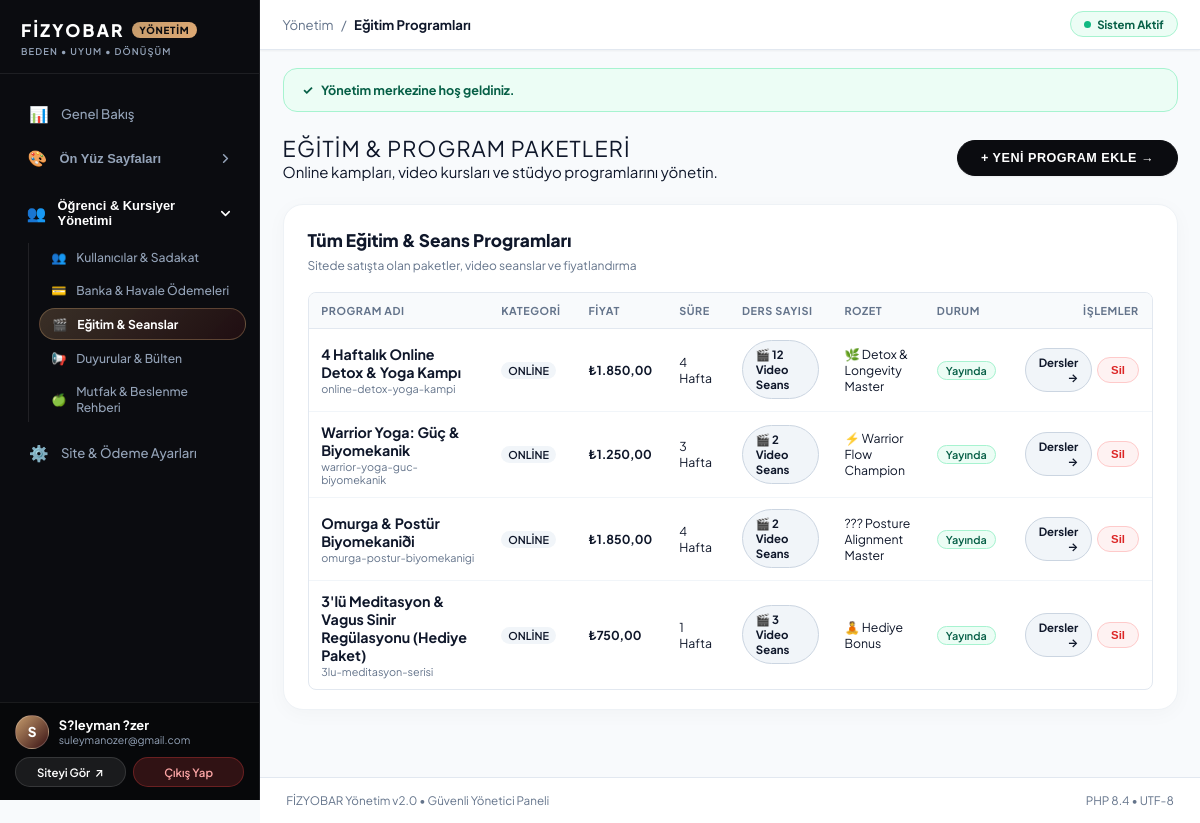
The app's page /en/xpanel/courses (signed in) with its own data.
### tables this page shows
CREATE TABLE `users` (
  `id` int(10) unsigned NOT NULL AUTO_INCREMENT,
  `full_name` varchar(150) NOT NULL,
  `email` varchar(191) NOT NULL,
  `phone` varchar(50) DEFAULT NULL,
  `password_hash` varchar(255) NOT NULL,
  `role` enum('admin','student') NOT NULL DEFAULT 'student',
  `status` enum('active','inactive','suspended') NOT NULL DEFAULT 'active',
  `created_at` datetime NOT NULL DEFAULT current_timestamp(),
  `updated_at` datetime NOT NULL DEFAULT current_timestamp() ON UPDATE current_timestamp(),
  PRIMARY KEY (`id`),
  UNIQUE KEY `email` (`email`)
);

CREATE TABLE `courses` (
  `id` int(10) unsigned NOT NULL AUTO_INCREMENT,
  `title` varchar(255) NOT NULL,
  `slug` varchar(191) NOT NULL,
  `subtitle` varchar(255) DEFAULT NULL,
  `description` text DEFAULT NULL,
  `category` enum('online','studio','workshop') NOT NULL DEFAULT 'online',
  `price` decimal(10,2) NOT NULL DEFAULT 0.00,
  `duration_weeks` int(10) unsigned NOT NULL DEFAULT 4,
  `badge_title` varchar(100) DEFAULT 'Yeni BaÅŸlayan',
  `badge_icon` varchar(50) DEFAULT 'ğŸŒ±',
  `image_url` varchar(255) DEFAULT NULL,
  `is_featured` tinyint(1) NOT NULL DEFAULT 0,
  `is_active` tinyint(1) NOT NULL DEFAULT 1,
  `sort_order` int(11) NOT NULL DEFAULT 0,
  `created_at` datetime NOT NULL DEFAULT current_timestamp(),
  `updated_at` datetime NOT NULL DEFAULT current_timestamp() ON UPDATE current_timestamp(),
  PRIMARY KEY (`id`),
  UNIQUE KEY `slug` (`slug`)
);

### app/Views/pages/xpanel/courses.php (the view, shortened to what the rows shown need)
<?php
require __DIR__ . '/layout_top.php';
?>
<div style="display: flex; justify-content: space-between; align-items: center; margin-bottom: 1.5rem; flex-wrap: wrap; gap: 1rem;">
    <div>
        <h1 style="font-size: 1.45rem; font-weight: 400; color: var(--black); text-transform: uppercase; letter-spacing: 0.05em;">
            Eğitim & Program Paketleri
        </h1>
        <p style="color: var(--text-muted); font-size: var(--font-sm);">
            Online kampları, video kursları ve stüdyo programlarını yönetin.
        </p>
    </div>
    <button type="button" onclick="document.getElementById('newCourseFormModal').style.display='flex';" class="xp-btn-pill-primary">
        + YENİ PROGRAM EKLE &rarr;
    </button>
</div>
<div class="xp-table-card">
    <div class="xp-table-header-bar">
        <div>
            <h2 style="font-size: 1.15rem; font-weight: 800; color: #0f172a; margin: 0 0 0.2rem 0;">
                Tüm Eğitim &amp; Seans Programları
            </h2>
            <span style="font-size: 0.8rem; color: #64748b;">
                Sitede satışta olan paketler, video seanslar ve fiyatlandırma
            </span>
        </div>
    </div>
    <div class="xpanel-table-wrap">
        <table class="xpanel-table">
            <thead>
                <tr>
                    <th style="min-width: 180px;">Program Adı</th>
                    <th style="width: 100px;">Kategori</th>
                    <th style="width: 100px;">Fiyat</th>
                    <th style="width: 90px;">Süre</th>
                    <th style="width: 140px;">Ders Sayısı</th>
                    <th style="width: 130px;">Rozet</th>
                    <th style="width: 110px;">Durum</th>
                    <th style="text-align: right; width: 130px;">İşlemler</th>
                </tr>
            </thead>
            <tbody>
                <?php foreach ($courses as $c): ?>
                    <tr>
                        <td>
                            <strong style="color: #0f172a; font-size: 0.95rem; display: block;"><?= e($c['title']) ?></strong>
                            <div style="font-size: 0.72rem; color: #64748b; margin-top: 1px;"><?= e($c['slug']) ?></div>
                        </td>
                        <td><span style="text-transform: uppercase; font-size: 0.72rem; background: #f1f5f9; padding: 2px 7px; border-radius: 999px; font-weight: 600;"><?= e($c['category']) ?></span></td>
                        <td><strong>₺<?= number_format((float)$c['price'], 2, ',', '.') ?></strong></td>
                        <td><?= (int)$c['duration_weeks'] ?> Hafta</td>
                        <td>
                            <a href="<?= url('/xpanel/courses/' . $c['id'] . '/lessons') ?>" class="xp-btn-action-pill xp-btn-action-edit">
                                🎬 <?= (int)$c['lesson_count'] ?> Video Seans
                            </a>
                        </td>
                        <td><?= e($c['badge_icon']) ?> <?= e($c['badge_title']) ?></td>
                        <td>
                            <?= $c['is_active'] ? '<span style="color:#065f46; background:#ecfdf5; border: 1px solid #a7f3d0; padding:2px 8px; font-size:0.72rem; border-radius:999px; font-weight:600;">Yayında</span>' : '<span style="color:#64748b; background:#f1f5f9; padding:2px 8px; font-size:0.72rem; border-radius:999px;">Pasif</span>' ?>
                        </td>
                        <td style="text-align: right;">
                            <div style="display: inline-flex; gap: 0.35rem; align-items: center; justify-content: flex-end;">
                                <a href="<?= url('/xpanel/courses/' . $c['id'] . '/lessons') ?>" class="xp-btn-action-pill xp-btn-action-edit" title="Video Dersleri Yönet">
                                    Dersler &rarr;
                                </a>
                                <form action="<?= url('/xpanel/courses/delete') ?>" method="POST" onsubmit="return confirm('Bu programı silmek istediğinize emin misiniz?');" style="display:inline; margin: 0;">
                                    <button type="submit" class="xp-btn-action-pill xp-btn-action-danger">Sil</button>
                                </form>
                            </div>
                        </td>
                    </tr>
                <?php endforeach; ?>
            </tbody>
        </table>
    </div>
</div>
<?php require __DIR__ . '/layout_bottom.php'; ?>

### app/Views/pages/xpanel/layout_top.php (shortened to what the rows shown need)
<?php
$currentUri = \Core\Router::getCurrentUri();
$adminUser = \Core\Auth::user();
$isPagesRoute = str_contains($currentUri, 'pages');
?>
<!DOCTYPE html>
<html lang="tr" dir="ltr" class="xp-html">
<head>
    <link rel="stylesheet" href="<?= asset('assets/css/xpanel.css') ?>?v=<?= time() ?>">
</head>
<body class="xp-body">
    <aside class="xp-sidebar" id="xpSidebar">
        <div class="xp-sidebar-brand">
            <a href="<?= url('/xpanel') ?>" class="xp-brand-link">
                <h1 class="xp-brand-title">
                    FİZYOBAR
                    <span class="xp-brand-tag">YÖNETİM</span>
                </h1>
                <span class="xp-brand-motto">BEDEN &bull; UYUM &bull; DÖNÜŞÜM</span>
            </a>
        </div>
<?php
$isCrmRoute = str_contains($currentUri, 'users') || str_contains($currentUri, 'enrollments') || str_contains($currentUri, 'courses') || str_contains($currentUri, 'announcements') || str_contains($currentUri, 'nutrition');
?>
        <div class="xp-sidebar-nav-scroll">
            <nav class="xp-nav-section">
                <a href="<?= url('/xpanel') ?>" class="xp-nav-link <?= ($currentUri === '/xpanel' || $currentUri === '/tr/xpanel') && !$isPagesRoute ? 'active' : '' ?>">
                    <span class="xp-nav-left">
                        <span class="xp-nav-icon">📊</span>
                        <span>Genel Bakış</span>
                    </span>
                </a>
                <div class="xp-nav-group <?= $isPagesRoute ? 'is-open' : '' ?>" id="navGroupPages">
                    <button type="button" class="xp-nav-group-header" onclick="toggleNavGroup('navGroupPages')">
                        <span class="xp-nav-group-title">
                            <span class="xp-nav-icon">🎨</span>
                            <span>Ön Yüz Sayfaları</span>
                        </span>
                        <svg class="xp-nav-group-chevron" width="15" height="15" viewBox="0 0 24 24" fill="none" stroke="currentColor" stroke-width="2.5" stroke-linecap="round" stroke-linejoin="round">
                            <polyline points="6 9 12 15 18 9"></polyline>
                        </svg>
                    </button>
                </div>
                <div class="xp-nav-group <?= $isCrmRoute ? 'is-open' : '' ?>" id="navGroupCrm">
                    <button type="button" class="xp-nav-group-header" onclick="toggleNavGroup('navGroupCrm')">
                        <span class="xp-nav-group-title">
                            <span class="xp-nav-icon">👥</span>
                            <span>Öğrenci &amp; Kursiyer Yönetimi</span>
                        </span>
                        <svg class="xp-nav-group-chevron" width="15" height="15" viewBox="0 0 24 24" fill="none" stroke="currentColor" stroke-width="2.5" stroke-linecap="round" stroke-linejoin="round">
                            <polyline points="6 9 12 15 18 9"></polyline>
                        </svg>
                    </button>
                    <div class="xp-nav-group-items">
                        <a href="<?= url('/xpanel/users') ?>" class="xp-nav-sub-link <?= str_contains($currentUri, 'users') ? 'active' : '' ?>">
                            <span>👥</span>
                            <span>Kullanıcılar &amp; Sadakat</span>
                        </a>
                        <a href="<?= url('/xpanel/enrollments') ?>" class="xp-nav-sub-link <?= str_contains($currentUri, 'enrollments') ? 'active' : '' ?>">
                            <span>💳</span>
                            <span>Banka &amp; Havale Ödemeleri</span>
                        </a>
                        <a href="<?= url('/xpanel/courses') ?>" class="xp-nav-sub-link <?= str_contains($currentUri, 'courses') ? 'active' : '' ?>">
                            <span>🎬</span>
                            <span>Eğitim &amp; Seanslar</span>
                        </a>
                        <a href="<?= url('/xpanel/announcements') ?>" class="xp-nav-sub-link <?= str_contains($currentUri, 'announcements') ? 'active' : '' ?>">
                            <span>📢</span>
                            <span>Duyurular &amp; Bülten</span>
                        </a>
                        <a href="<?= url('/xpanel/nutrition') ?>" class="xp-nav-sub-link <?= str_contains($currentUri, 'nutrition') ? 'active' : '' ?>">
                            <span>🍏</span>
                            <span>Mutfak &amp; Beslenme Rehberi</span>
                        </a>
                    </div>
                </div>
                <a href="<?= url('/xpanel/settings') ?>" class="xp-nav-link <?= str_contains($currentUri, 'settings') ? 'active' : '' ?>">
                    <span class="xp-nav-left">
                        <span class="xp-nav-icon">⚙️</span>
                        <span>Site &amp; Ödeme Ayarları</span>
                    </span>
                </a>
            </nav>
        </div>
        <div class="xp-sidebar-footer">
            <div class="xp-user-card">
                <div class="xp-user-avatar">
                    <?= mb_substr($adminUser['full_name'] ?? 'S', 0, 1) ?>
                </div>
                <div class="xp-user-meta">
                    <div class="xp-user-name"><?= e($adminUser['full_name'] ?? 'Süper Yönetici') ?></div>
                    <div class="xp-user-role"><?= e($adminUser['email'] ?? 'Yönetici') ?></div>
                </div>
            </div>
            <div class="xp-footer-actions">
                <a href="<?= url('/') ?>" target="_blank" class="xp-btn-side-site" title="Site ön yüzünü yeni sekmede aç">
                    <span>Siteyi Gör</span>
                    <span>↗</span>
                </a>
                <a href="<?= url('/xpanel/logout') ?>" class="xp-btn-side-logout">
                    <span>Çıkış Yap</span>
                </a>
            </div>
        </div>
    </aside>
    <div class="xp-main-wrapper">
        <header class="xp-top-bar">
            <div class="xp-top-bar-left">
                <div class="xp-breadcrumb">
                    <span>Yönetim</span>
                    <span>/</span>
                    <strong><?= e($metaTitle ?? 'Kontrol Paneli') ?></strong>
                </div>
            </div>
            <div style="display: flex; align-items: center; gap: 0.75rem;">
                <div class="xp-top-status-badge">
                    <span class="xp-status-dot"></span>
                    <span>Sistem Aktif</span>
                </div>
            </div>
        </header>
        <main class="xp-content-area">
            <?php if (!empty($flash)): ?>
                <div style="background-color: var(--xp-emerald-light); border: 1px solid #a7f3d0; color: #065f46; padding: 0.85rem 1.25rem; border-radius: var(--xp-radius-md); margin-bottom: 1.5rem; font-size: 0.84rem; font-weight: 700; display: flex; align-items: center; gap: 0.5rem;">
                    <span>✓</span>
                    <span><?= e($flash) ?></span>
                </div>
            <?php endif; ?>

### records on screen
users: full_name "S", full_name "S?leyman ?zer", email "suleymanozer@gmail.com"
courses: title "4 Haftalık Online Detox & Yoga Kampı", slug "online-detox-yoga-kampi", category "ONLINE", price "1.850,00", duration_weeks "4", lesson_count "12", badge_icon "🌿", badge_title "Detox & Longevity Master", is_active "Yayında"
courses: title "Warrior Yoga: Güç & Biyomekanik", slug "warrior-yoga-guc-biyomekanik", category "ONLINE", price "1.250,00", duration_weeks "3", lesson_count "2", badge_icon "⚡", badge_title "Warrior Flow Champion", is_active "Yayında"
courses: title "Omurga & Postür Biyomekaniði", slug "omurga-postur-biyomekanigi", category "ONLINE", price "1.850,00", duration_weeks "4", lesson_count "2", badge_icon "???", badge_title "Posture Alignment Master", is_active "Yayında"
courses: title "3'lü Meditasyon & Vagus Sinir Regülasyonu (Hediye Paket)", slug "3lu-meditasyon-serisi", category "ONLINE", price "750,00", duration_weeks "1", lesson_count "3", badge_icon "🧘", badge_title "Hediye Bonus", is_active "Yayında"

### other values on screen
$metaTitle "Eğitim Programları"
$flash "Yönetim merkezine hoş geldiniz."
PHP_MAJOR_VERSION "8"
PHP_MINOR_VERSION "4"
